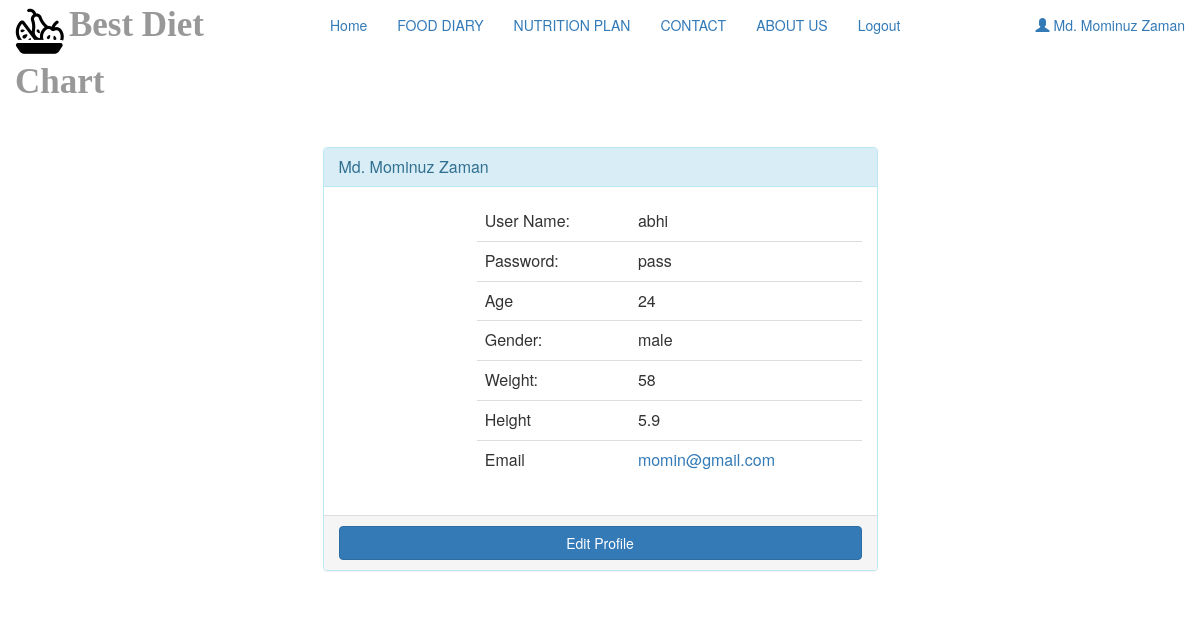
/user_profile.php (signed in), run on the app's committed database.
### tables this page shows
CREATE TABLE `user_account` (
  `id` int(11) NOT NULL,
  `name` varchar(200) NOT NULL,
  `email` varchar(300) NOT NULL,
  `user_name` varchar(200) NOT NULL,
  `password` varchar(200) NOT NULL,
  `age` int(11) NOT NULL,
  `gender` varchar(50) NOT NULL,
  `weight` float NOT NULL,
  `height` float NOT NULL
);

### user_profile.php (the view, shortened to what this page needs)
<?php
include 'connection.php';
if(isset($_SESSION['user_id'])){
    $session_id = $_SESSION['user_id'];
    $sql_for_user_info = "select * from user_account WHERE id = '$session_id'";
    $result = $con->query($sql_for_user_info);
}
else
{
    header("location:index.php");
}
?>
<html>
<head>
    <link rel="stylesheet" type="text/css" href="bootstrap/css/bootstrap.min.css">
    <link rel="stylesheet" type="text/css" href="font-awesome/css/font-awesome.min.css">
    <link rel="stylesheet" href="css1.css">
</head>
<body>
<div class="container-fluid">
    <?php
    if (isset($session_id)){
        include 'navigation_user.php';
    }
    ?>
    <div class="container">
       <?php
        while($row = $result->fetch_assoc() )
        {
            ?>
            <div class="row">
                <div class="col-xs-12 col-sm-12 col-md-6 col-lg-6 col-xs-offset-0 col-sm-offset-0 col-md-offset-3 col-lg-offset-3 toppad" >
                    <div class="panel panel-info">
                        <div class="panel-heading">
                            <h3 class="panel-title"><?php echo $row['name'];?></h3>
                        </div>
                        <div class="panel-body">
                            <div class="row">
                                <div class="col-md-3 col-lg-3 " align="center"></div>
                                <div class=" col-md-9 col-lg-9 ">
                                    <table class="table table-user-information">
                                        <tbody>
                                        <tr>
                                            <td>User Name:</td>
                                            <td><?php echo $row['user_name'];?></td>
                                        </tr>
                                        <tr>
                                            <td>Password:</td>
                                            <td><?php echo $row['password'];?></td>
                                        </tr>
                                        <tr>
                                            <td>Age</td>
                                            <td><?php echo $row['age'];?></td>
                                        </tr>
                                        <tr>
                                            <td>Gender:</td>
                                            <td><?php echo $row['gender'];?></td>
                                        </tr>
                                        <tr>
                                            <td>Weight:</td>
                                            <td><?php echo $row['weight'];?></td>
                                        </tr>
                                        <tr>
                                            <td>Height</td>
                                            <td><?php echo $row['height'];?></td>
                                        </tr>
                                        <tr>
                                            <td>Email</td>
                                            <td><a href="mailto:<?php echo $row['email']?>"><?php echo $row['email'];?></a></td>
                                        </tr>
                                        </tbody>
                                    </table>
                                </div>
                            </div>
                        </div>
                        <div class="panel-footer">
                            <a href="user_profile_edit.php" class="btn btn-primary btn-block">Edit Profile</a>
                        </div>
                    </div>
                </div>
            </div>
            <?php
        }
       ?>
    </div>
</div>
</body>
</html>

### user_profile.php (style rules this page uses)
.table-user-information > tbody > tr { border-top: 1px solid rgb(221, 221, 221); }
.table-user-information > tbody > tr:first-child { border-top: 0; }
.table-user-information > tbody > tr > td { border-top: 0; }
.toppad { margin-top:40px; }

### data on the page
user_account: name "Md. Mominuz Zaman", user_name "abhi", password "pass", age "24", gender "male", weight "58", height "5.9", email "momin@gmail.com"

### other printed values
$_SESSION['name'] "Md. Mominuz Zaman"
